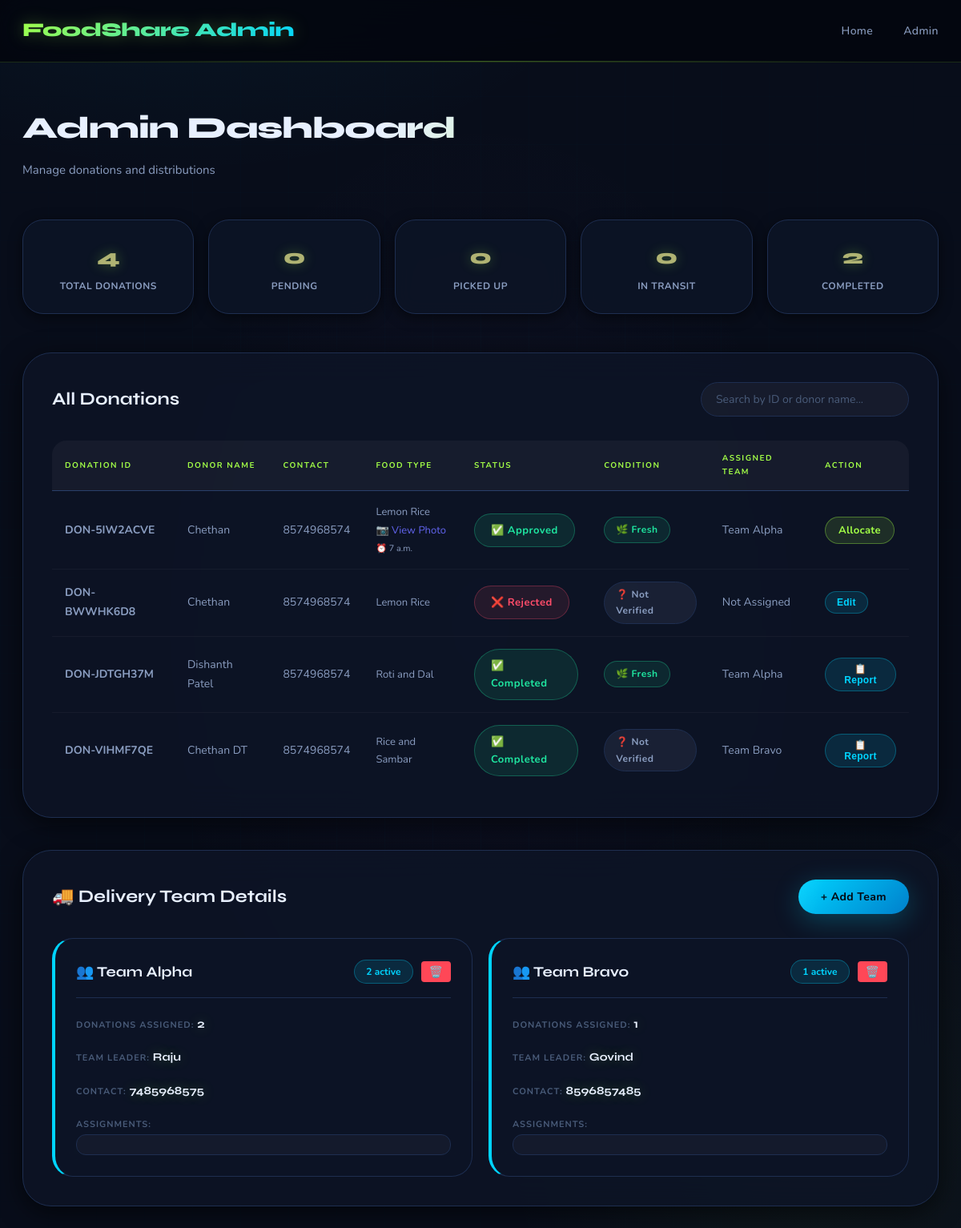
The app's page /admin-dashboard/ (signed in) with its own data.
### donor_api/models.py (models this page shows, shortened)
class DonateForm(models.Model):
    STATUS_CHOICES = [
        ('pending_approval', 'Pending Approval'),
        ('approved', 'Approved'),
        ('rejected', 'Rejected'),
        ('picked_up', 'Picked Up'),
        ('in_transit', 'In Transit'),
        ('delivered', 'Delivered'),
        ('completed', 'Completed'),
    ]
    FOOD_CONDITION_CHOICES = [
        ('fresh', 'Fresh'),
        ('good', 'Good'),
        ('acceptable', 'Acceptable'),
        ('not_verified', 'Not Verified'),
    ]
    id = models.AutoField(primary_key=True)
    donation_id = models.CharField(max_length=20, unique=True, editable=False)
    user = models.ForeignKey(User, on_delete=models.CASCADE, null=True, blank=True, related_name='donations')
    full_name = models.CharField(max_length=100)
    cont_no = models.CharField(max_length=20)
    food_type = models.TextField()
    cdt = models.CharField(max_length=50)  # Cooking Date & Time
    pdt = models.CharField(max_length=50)  # Pickup Date & Time
    ploc = models.TextField()  # Pickup Location
    preparation_time = models.TimeField(null=True, blank=True)  # Time when food was prepared
    food_photo = models.ImageField(upload_to='food_donations/', null=True, blank=True)  # Photo of the food
    status = models.CharField(max_length=20, choices=STATUS_CHOICES, default='pending_approval')
    food_condition = models.CharField(max_length=20, choices=FOOD_CONDITION_CHOICES, default='not_verified')
    admin_notes = models.TextField(null=True, blank=True)  # Admin's verification notes
    verification_photo = models.ImageField(upload_to='verification/', null=True, blank=True)  # Photo taken during verification
    approved_by = models.ForeignKey(User, on_delete=models.SET_NULL, null=True, blank=True, related_name='approved_donations')
    approved_at = models.DateTimeField(null=True, blank=True)
    rejection_reason = models.TextField(null=True, blank=True)
    team = models.CharField(max_length=100, null=True, blank=True)
    allocated_at = models.DateTimeField(null=True, blank=True)
    created_at = models.DateTimeField(auto_now_add=True)
    updated_at = models.DateTimeField(auto_now=True)
    distribution_center = models.CharField(max_length=200, null=True, blank=True)
    distribution_date = models.CharField(max_length=50, null=True, blank=True)
    people_served = models.IntegerField(null=True, blank=True)
    satisfaction_rating = models.IntegerField(null=True, blank=True)
    notes = models.TextField(null=True, blank=True)
    class Meta:
        db_table = 'donateform'
        ordering = ['-created_at']

class DeliveryTeam(models.Model):
    name = models.CharField(max_length=100, unique=True)
    leader_name = models.CharField(max_length=100, null=True, blank=True)
    contact_number = models.CharField(max_length=20, null=True, blank=True)
    is_active = models.BooleanField(default=True)
    created_at = models.DateTimeField(auto_now_add=True)
    updated_at = models.DateTimeField(auto_now=True)
    class Meta:
        db_table = 'delivery_team'
        ordering = ['name']
    def get_donation_count(self):
        from donor_api.models import DonateForm
        return DonateForm.objects.filter(team=self.name).count()

### donor_api/views.py (the view)
# urls.py: path('admin-dashboard/', views.admin_dashboard, name='admin_dashboard'),
def admin_dashboard(request):
    if not request.user.is_authenticated:
        return redirect('donor_api:login')
    from donor_api.models import DeliveryTeam
    donations = DonateForm.objects.all().order_by('-created_at')
    teams = DeliveryTeam.objects.all()
    context = {
        'donations': donations,
        'teams': teams,
        'total': donations.count(),
        'pending': donations.filter(status='pending').count(),
        'picked_up': donations.filter(status='picked_up').count(),
        'in_transit': donations.filter(status='in_transit').count(),
        'completed': donations.filter(status='completed').count(),
    }
    return render(request, 'admin_dashboard.html', context)

### templates/admin_dashboard.html (shortened to what this page needs)
<!DOCTYPE html>
<html lang="en">
<head>
    <link rel="stylesheet" href="/static/css/style.css">
</head>
<body>
    <nav class="navbar admin-navbar">
        <div class="container">
            <div class="nav-content">
                <div class="logo">FoodShare Admin</div>
                <ul class="nav-links">
                    <li><a href="/">Home</a></li>
                    <li><a href="/admin/">Admin</a></li>
                </ul>
            </div>
        </div>
    </nav>
    <section class="admin-section">
        <div class="container">
            <div class="admin-header">
                <h1>Admin Dashboard</h1>
                <p>Manage donations and distributions</p>
            </div>
            <div class="stats-grid" style="color: #666;">
                <div class="stat-card">
                    <div class="stat-content">
                        <p class="stat-value" style="color: #afb373;">{{ total }}</p>
                        <p class="stat-title">Total Donations</p>
                    </div>
                </div>
                <div class="stat-card">
                    <div class="stat-content">
                        <p class="stat-value"style="color: #afb373;">{{ pending }}</p>
                        <p class="stat-title">Pending</p>
                    </div>
                </div>
                <div class="stat-card">
                    <div class="stat-content">
                        <p class="stat-value"style="color: #afb373;">{{ picked_up }}</p>
                        <p class="stat-title">Picked Up</p>
                    </div>
                </div>
                <div class="stat-card">
                    <div class="stat-content">
                        <p class="stat-value"style="color: #afb373;">{{ in_transit }}</p>
                        <p class="stat-title">In Transit</p>
                    </div>
                </div>
                <div class="stat-card">
                    <div class="stat-content">
                        <p class="stat-value"style="color: #afb373;">{{ completed }}</p>
                        <p class="stat-title" >Completed</p>
                    </div>
                </div>
            </div>
            <div class="admin-table-section">
                <div class="table-header">
                    <h2>All Donations</h2>
                    <input type="text" id="searchInput" placeholder="Search by ID or donor name..." class="search-box">
                </div>
                <div class="table-container">
                    <table class="admin-table">
                        <thead>
                            <tr>
                                <th>Donation ID</th>
                                <th>Donor Name</th>
                                <th>Contact</th>
                                <th>Food Type</th>
                                <th>Status</th>
                                <th>Condition</th>
                                <th>Assigned Team</th>
                                <th>Action</th>
                            </tr>
                        </thead>
                        <tbody id="donationTableBody">
                            {% for donation in donations %}
                            <tr>
                                <td><strong>{{ donation.donation_id }}</strong></td>
                                <td>{{ donation.full_name }}</td>
                                <td>{{ donation.cont_no }}</td>
                                <td>
                                    <div style="font-size: 13px;">
                                        {{ donation.food_type }}
                                        {% if donation.food_photo %}
                                            <br><a href="{{ donation.food_photo.url }}" target="_blank" style="color: #6366f1; text-decoration: none;">📷 View Photo</a>
                                        {% endif %}
                                        {% if donation.preparation_time %}
                                            <br><small>⏰ {{ donation.preparation_time }}</small>
                                        {% endif %}
                                    </div>
                                </td>
                                <td>
                                    <span class="status-badge {{ donation.status }}">
                                        {% if donation.status == 'pending_approval' %}
                                            ⏳ Pending
                                        {% elif donation.status == 'approved' %}
                                            ✅ Approved
                                        {% elif donation.status == 'rejected' %}
                                            ❌ Rejected
                                        {% elif donation.status == 'picked_up' %}
                                            ✓ Picked Up
                                        {% elif donation.status == 'in_transit' %}
                                            � Delivered
                                        {% elif donation.status == 'delivered' %}
                                            � In Transit
                                        {% elif donation.status == 'completed' %}
                                            ✅ Completed
                                        {% endif %}
                                    </span>
                                </td>
                                <td>
                                    <span class="condition-badge {{ donation.food_condition }}">
                                        {% if donation.food_condition == 'fresh' %}
                                            🌿 Fresh
                                        {% elif donation.food_condition == 'good' %}
                                            ✓ Good
                                        {% elif donation.food_condition == 'acceptable' %}
                                            ⚠️ Acceptable
                                        {% else %}
                                            ❓ Not Verified
                                        {% endif %}
                                    </span>
                                </td>
                                <td>{{ donation.team|default:"Not Assigned" }}</td>
                                <td>
                                    {% if donation.status == 'pending_approval' %}
                                        <button class="btn-action btn-verify" onclick="showVerifyModal('{{ donation.donation_id }}')">Verify</button>
                                    {% elif donation.status == 'approved' %}
                                        <button class="btn-action btn-allocate" onclick="showAllocateModal('{{ donation.donation_id }}')">Allocate</button>
                                    {% elif donation.status == 'completed' %}
                                        <button class="btn-action btn-report" onclick="generateReport('{{ donation.donation_id }}')">📋 Report</button>
                                    {% else %}
                                        <button class="btn-action" onclick="editDonation('{{ donation.donation_id }}')">Edit</button>
                                    {% endif %}
                                </td>
                            </tr>
                            {% empty %}
                            <tr>
                                <td colspan="8" style="text-align: center; padding: 20px;">No donations yet</td>
                            </tr>
                            {% endfor %}
                        </tbody>
                    </table>
                </div>
            </div>
            <div class="admin-table-section" style="margin-top: 40px;">
                <div class="table-header">
                    <h2>🚚 Delivery Team Details</h2>
                    <button class="btn btn-primary" onclick="openAddTeamModal()">+ Add Team</button>
                </div>
                <div class="teams-grid">
                    {% if teams %}
                        {% for team in teams %}
                        <div class="team-card">
                            <div class="team-header">
                                <h3>👥 {{ team.name }}</h3>
                                <div style="display: flex; gap: 10px; align-items: center;">
                                    {% if team.is_active %}
                                        <span class="team-count">{{ team.get_donation_count }} active</span>
                                    {% else %}
                                        <span class="team-count" style="background-color: #ccc;">Inactive</span>
                                    {% endif %}
                                    <button class="btn-icon btn-delete-team" data-team-id="{{ team.id }}" data-team-name="{{ team.name }}" title="Delete team" style="background-color: #ff4757; color: white; border: none; padding: 5px 10px; border-radius: 4px; cursor: pointer; font-size: 14px;">🗑️</button>
                                </div>
                            </div>
                            <div class="team-content">
                                <div class="team-stat">
                                    <span class="stat-label">Donations Assigned:</span>
                                    <span class="stat-value">{{ team.get_donation_count }}</span>
                                </div>
                                <div class="team-stat">
                                    <span class="stat-label">Team Leader:</span>
                                    <span class="stat-value" style="font-size: 14px;">{{ team.leader_name|default:"Not assigned" }}</span>
                                </div>
                                <div class="team-stat">
                                    <span class="stat-label">Contact:</span>
                                    <span class="stat-value" style="font-size: 14px;">{{ team.contact_number|default:"Not provided" }}</span>
                                </div>
                                <div class="team-stat">
                                    <span class="stat-label">Assignments:</span>
                                    <ul class="donation-list">
                                    </ul>
                                </div>
                            </div>
                        </div>
                        {% endfor %}
                    {% else %}
                    <div style="grid-column: 1/-1; text-align: center; padding: 40px;">
                        <p style="color: #999; font-size: 16px;">No delivery teams yet. Click <strong>+ Add Team</strong> to create one.</p>
                    </div>
                    {% endif %}
                </div>
            </div>
        </div>
    </section>
</body>
</html>

### records on screen
DonateForm: donation_id "DON-5IW2ACVE", full_name "Chethan", cont_no "8574968574", food_type "Lemon Rice", preparation_time "7 a.m.", status "✅ Approved", food_condition "🌿 Fresh", team "Team Alpha"
DonateForm: donation_id "DON-BWWHK6D8", full_name "Chethan", cont_no "8574968574", food_type "Lemon Rice", status "❌ Rejected", food_condition "❓ Not Verified", team "Not Assigned"
DonateForm: donation_id "DON-JDTGH37M", full_name "Dishanth Patel", cont_no "8574968574", food_type "Roti and Dal", status "✅ Completed", food_condition "🌿 Fresh", team "Team Alpha"
DonateForm: donation_id "DON-VIHMF7QE", full_name "Chethan DT", cont_no "8574968574", food_type "Rice and Sambar", status "✅ Completed", food_condition "❓ Not Verified", team "Team Bravo"
DeliveryTeam: name "Team Alpha", get_donation_count "2", leader_name "Raju", contact_number "7485968575"
DeliveryTeam: name "Team Bravo", get_donation_count "1", leader_name "Govind", contact_number "8596857485"

### other values on screen
{{ total }} "4"
{{ pending }} "0"
{{ picked_up }} "0"
{{ in_transit }} "0"
{{ completed }} "2"
